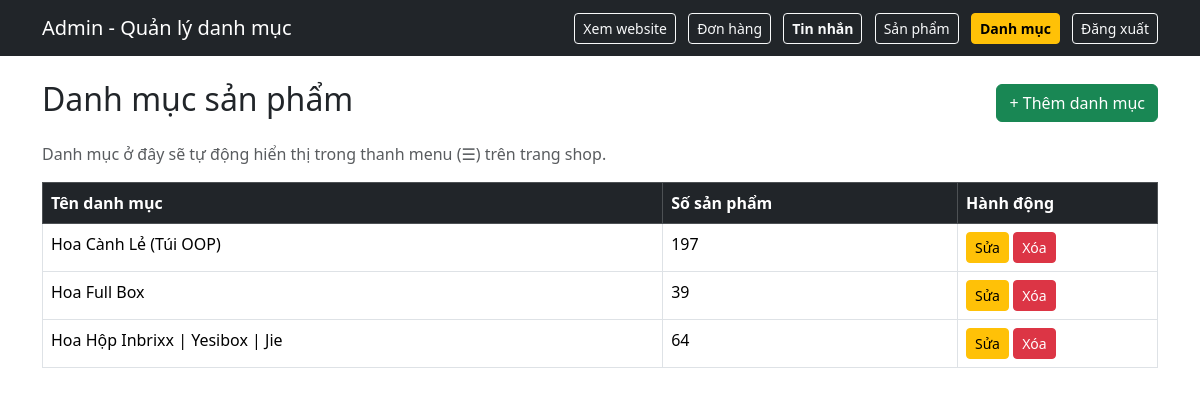
Page /admin/categories (signed in) on the committed database.
### models.py (models this page shows, shortened)
class Category(db.Model):
    __tablename__ = 'categories'
    id = db.Column(db.Integer, primary_key=True)
    name = db.Column(db.String(100), nullable=False)
    products = db.relationship('Product', backref='category', lazy=True)

### web.py (the view)
@app.route('/admin/categories')
@admin_required
def admin_categories():
    categories = get_cached_categories()
    return render_template('admin/categories.html', categories=categories)

### web.py (called while the page is built)
@login_manager.user_loader
def load_user(user_id):
    try:
        account_type, raw_id = user_id.split('-', 1)
        raw_id = int(raw_id)
    except (ValueError, AttributeError):
        return None
    if account_type == 'admin':
        return Admin.query.get(raw_id)
    elif account_type == 'customer':
        return Customer.query.get(raw_id)
    return None

def admin_required(f):
    @wraps(f)
    def decorated(*args, **kwargs):
        if not current_user.is_authenticated:
            return redirect(url_for('admin_login', next=request.path))
        if not isinstance(current_user, Admin):
            abort(403)
        return f(*args, **kwargs)
    return decorated

def get_cached_categories():
    categories = cache.get('all_categories')
    if categories is None:
        categories = Category.query.order_by(Category.name).all()
        cache.set('all_categories', categories, timeout=300)
    return categories

@app.context_processor
def inject_nav_categories():
    return dict(nav_categories=get_cached_categories())

@app.context_processor
def inject_cart_count():
    cart = session.get('cart', {})
    total_qty = sum(cart.values()) if isinstance(cart, dict) else 0
    return dict(cart_count=total_qty)

@app.before_request
def csrf_protect_origin():
    if request.method in ('POST', 'PUT', 'DELETE', 'PATCH'):
        origin = request.headers.get('Origin')
        referer = request.headers.get('Referer')
        target_host = request.host.lower()
        if origin:
            parsed_origin = urllib.parse.urlparse(origin).netloc.lower()
            if parsed_origin != target_host:
                abort(403)
        elif referer:
            parsed_referer = urllib.parse.urlparse(referer).netloc.lower()
            if parsed_referer != target_host:
                abort(403)

### templates/admin/categories.html (shortened to what this page needs)
<!DOCTYPE html>
<html lang="vi">
<head>
    <link href="https://cdn.jsdelivr.net/npm/bootstrap@5.3.3/dist/css/bootstrap.min.css" rel="stylesheet">
</head>
<body>
    <nav class="navbar navbar-dark bg-dark">
        <div class="container">
            <span class="navbar-brand">Admin - Quản lý danh mục</span>
            <div>
                <a href="{{ url_for('index') }}" class="btn btn-outline-light btn-sm me-2" target="_blank">Xem website</a>
                <a href="{{ url_for('admin_orders') }}" class="btn btn-outline-light btn-sm me-2">Đơn hàng</a>
                <a href="{{ url_for('admin_chat') }}" class="btn btn-outline-light btn-sm me-2 fw-semibold">Tin nhắn</a>
                <a href="{{ url_for('admin_dashboard') }}" class="btn btn-outline-light btn-sm me-2">Sản phẩm</a>
                <a href="{{ url_for('admin_categories') }}" class="btn btn-warning btn-sm me-2 fw-bold">Danh mục</a>
                <a href="{{ url_for('admin_logout') }}" class="btn btn-outline-light btn-sm">Đăng xuất</a>
            </div>
        </div>
    </nav>
    <div class="container my-4">
        <div class="d-flex justify-content-between align-items-center mb-3">
            <h2>Danh mục sản phẩm</h2>
            <a href="{{ url_for('admin_add_category') }}" class="btn btn-success">+ Thêm danh mục</a>
        </div>
        <p class="text-muted">Danh mục ở đây sẽ tự động hiển thị trong thanh menu (☰) trên trang shop.</p>
        <table class="table table-bordered table-hover bg-white">
            <thead class="table-dark">
                <tr>
                    <th>Tên danh mục</th>
                    <th>Số sản phẩm</th>
                    <th style="width:200px;">Hành động</th>
                </tr>
            </thead>
            <tbody>
                {% for cat in categories %}
                <tr>
                    <td>{{ cat.name }}</td>
                    <td>{{ cat.products|length }}</td>
                    <td>
                        <a href="{{ url_for('admin_edit_category', category_id=cat.id) }}" class="btn btn-sm btn-warning">Sửa</a>
                        <form method="POST" action="{{ url_for('admin_delete_category', category_id=cat.id) }}" style="display:inline;" onsubmit="return confirm('Xóa danh mục này? Sản phẩm bên trong sẽ chuyển về không danh mục.');">
                            <button type="submit" class="btn btn-sm btn-danger">Xóa</button>
                        </form>
                    </td>
                </tr>
                {% else %}
                <tr><td colspan="3" class="text-center text-muted">Chưa có danh mục nào.</td></tr>
                {% endfor %}
            </tbody>
        </table>
    </div>
</body>
</html>

### rows in the picture
Category: name "Hoa Cành Lẻ (Túi OOP)", products|length "197"
Category: name "Hoa Full Box", products|length "39"
Category: name "Hoa Hộp Inbrixx | Yesibox | Jie", products|length "64"
